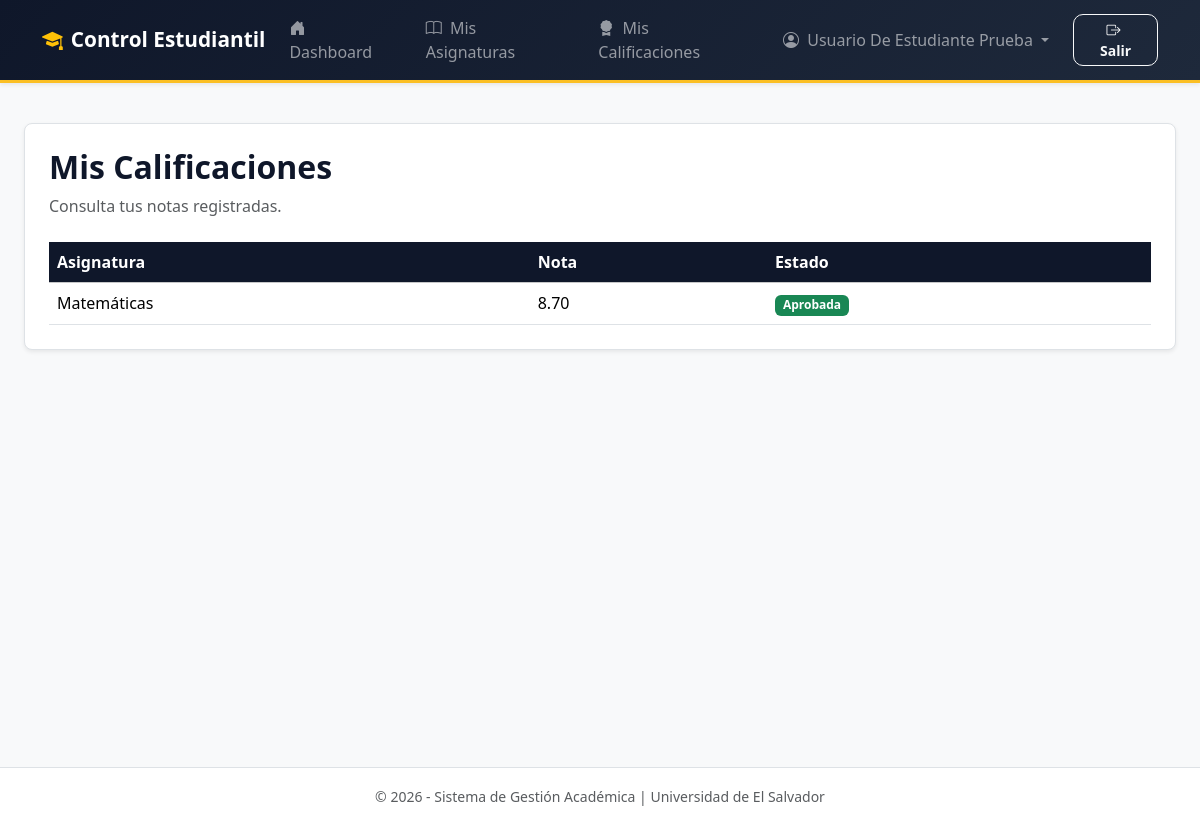
/calificaciones/mis-calificaciones (signed in), run on the app's committed database.
### app/models/usuario.py (models this page shows)
class Usuario(db.Model, UserMixin):
    __tablename__ = 'usuarios'
    id = db.Column(
        db.Integer,
        primary_key=True
    )
    nombre = db.Column(
        db.String(100),
        nullable=False
    )
    correo = db.Column(
        db.String(120),
        nullable=False,
        unique=True
    )
    password = db.Column(
        db.String(255),
        nullable=False
    )
    activo = db.Column(
        db.Boolean,
        default=True
    )
    rol_id = db.Column(
        db.Integer,
        db.ForeignKey('roles.id'),
        nullable=False
    )
    estudiante = db.relationship(
        'Estudiante',
        backref='usuario',
        uselist=False
    )

### app/models/calificacion.py (models this page shows, shortened)
class Calificacion(db.Model):
    __tablename__ = 'calificaciones'
    id = db.Column(db.Integer, primary_key=True)
    nota = db.Column(db.Float, nullable=False)
    inscripcion_id = db.Column(db.Integer, db.ForeignKey('inscripciones.id'), nullable=False)
    inscripcion = db.relationship('Inscripcion', backref='calificaciones')

### app/models/asignatura.py (models this page shows)
class Asignatura(db.Model):
    __tablename__ = 'asignaturas'
    id = db.Column(db.Integer, primary_key=True)
    codigo = db.Column(db.String(20), nullable=False, unique=True)
    nombre = db.Column(db.String(100), nullable=False)
    descripcion = db.Column(db.String(255), nullable=True)

### app/controllers/calificaciones_controller.py (the view)
@calificaciones_bp.route(
    '/mis-calificaciones'
)
@login_required
@rol_requerido(
    "Estudiante"
)
def mis_calificaciones():
    estudiante = (
        current_user.estudiante
    )
    calificaciones = (
        Calificacion.query
        .join(Inscripcion)
        .filter(
            Inscripcion.estudiante_id ==
            estudiante.id
        )
        .all()
    )
    return render_template(
        'calificaciones/mis_calificaciones.html',
        calificaciones=calificaciones
    )

### app/controllers/permisos.py (called while the page is built, shortened)
def rol_requerido(*roles_permitidos):
    def decorador(func):
        @wraps(func)
        def envoltura(*args, **kwargs):
            return func(*args, **kwargs)
        return envoltura
    return decorador

### app/templates/calificaciones/mis_calificaciones.html (shortened to what this page needs)
{% extends "base.html" %}
{% block content %}
<div class="bg-white p-4 rounded-3 shadow-sm border">
    <div class="mb-4">
        <h2 class="fw-bold">
            Mis Calificaciones
        </h2>
        <p class="text-muted">
            Consulta tus notas registradas.
        </p>
    </div>
    {% if calificaciones %}
        <div class="table-responsive">
            <table class="table table-hover align-middle">
                <thead class="table-light">
                    <tr>
                        <th>Asignatura</th>
                        <th>Nota</th>
                        <th>Estado</th>
                    </tr>
                </thead>
                <tbody>
                    {% for c in calificaciones %}
                        <tr>
                            <td>
                                {{ c.inscripcion.asignatura.nombre }}
                            </td>
                            <td>
                                {{ "%.2f"|format(c.nota) }}
                            </td>
                            <td>
                                {% if c.nota >= 6 %}
                                    <span class="badge bg-success">
                                        Aprobada
                                    </span>
                                {% else %}
                                    <span class="badge bg-danger">
                                        Reprobada
                                    </span>
                                {% endif %}
                            </td>
                        </tr>
                    {% endfor %}
                </tbody>
            </table>
        </div>
    {% else %}
        <div class="alert alert-info">
            No tienes calificaciones registradas.
        </div>
    {% endif %}
</div>
{% endblock %}

### app/templates/base.html (shortened to what this page needs)
<!DOCTYPE html>
<html lang="es">
<head>
    <link href="https://cdn.jsdelivr.net/npm/bootstrap@5.3.3/dist/css/bootstrap.min.css"
          rel="stylesheet">
    <link href="https://cdn.jsdelivr.net/npm/bootstrap-icons@1.10.5/font/bootstrap-icons.css"
          rel="stylesheet">
    <link rel="stylesheet"
          href="{{ url_for('static', filename='styles.css') }}?v=5.0">
</head>
<body class="d-flex flex-column min-vh-100 bg-light">
    <nav class="navbar navbar-expand-lg navbar-dark bg-dark shadow-sm">
        <div class="container">
            <a class="navbar-brand d-flex align-items-center"
               href="{{ url_for('auth.dashboard') if current_user.is_authenticated else url_for('auth.login') }}">
                <i class="bi bi-mortarboard-fill me-2 text-warning"></i>
                <strong>Control Estudiantil</strong>
            </a>
            <div class="collapse navbar-collapse" id="navbarNav">
                <ul class="navbar-nav ms-auto align-items-center">
                    {% if current_user.is_authenticated %}
                        <li class="nav-item me-3">
                            <a class="nav-link"
                               href="{{ url_for('auth.dashboard') }}">
                                <i class="bi bi-house-door-fill me-1"></i>
                                Dashboard
                            </a>
                        </li>
                        {% if current_user.rol.nombre == 'Estudiante' %}
                            <li class="nav-item me-3">
                                <a class="nav-link"
                                   href="{{ url_for('inscripciones.mis_asignaturas') }}">
                                    <i class="bi bi-book me-1"></i>
                                    Mis Asignaturas
                                </a>
                            </li>
                            <li class="nav-item me-3">
                                <a class="nav-link"
                                   href="{{ url_for('calificaciones.mis_calificaciones') }}">
                                    <i class="bi bi-award-fill me-1"></i>
                                    Mis Calificaciones
                                </a>
                            </li>
                        {% endif %}
                        <li class="nav-item dropdown me-3">
                            <a class="nav-link dropdown-toggle"
                               href="#"
                               role="button"
                               data-bs-toggle="dropdown">
                                <i class="bi bi-person-circle me-1"></i>
                                {{ current_user.nombre }}
                            </a>
                        </li>
                        <li class="nav-item">
                            <a class="btn btn-outline-light btn-sm px-3"
                               href="{{ url_for('auth.logout') }}">
                                <i class="bi bi-box-arrow-right me-1"></i>
                                Salir
                            </a>
                        </li>
                    {% endif %}
                </ul>
            </div>
        </div>
    </nav>
    <main class="main-content container-fluid px-3 px-lg-4 my-4 flex-grow-1">
        {% block content %}
        {% endblock %}
    </main>
    <footer class="bg-white border-top text-center py-3 text-muted mt-auto">
        <div class="container">
            <small>
                &copy; 2026 - Sistema de Gestión Académica |
                Universidad de El Salvador
            </small>
        </div>
    </footer>
</body>
</html>

### app/static/styles.css (style rules this page uses)
:root { --bg-principal: #f8fafc; --brand-dark: #0f172a; --brand-dark-2: #1e293b; --accent-gold: #fbbf24; --primary: #2563eb; --success: #10b981; --info: #06b6d4; --warning: #f59e0b; --danger: #ef4444; --text-primary: #0f172a; --text-secondary: #64748b; --border-color: #e2e8f0; --shadow-sm: 0 2px 8px rgba(15, 23, 42, 0.05); --shadow-md: 0 8px 24px rgba(15, 23, 42, 0.08); --shadow-lg: 0 16px 40px rgba(15, 23, 42, 0.12); --transition: all .25s ease; }
html, body { overflow-x: hidden; }
body { background-color: var(--bg-principal); font-family: 'Segoe UI', system-ui, sans-serif; color: var(--text-primary); }
*, *::before, *::after { box-sizing: border-box; }
.main-content { min-height: calc(100vh - 180px); }
.navbar { background: linear-gradient( 135deg, var(--brand-dark), var(--brand-dark-2) ) !important; border-bottom: 3px solid var(--accent-gold); box-shadow: var(--shadow-md); }
.navbar-brand { font-size: 1.3rem; font-weight: 700; }
.navbar .nav-link { border-radius: 10px; font-weight: 500; transition: var(--transition); }
.table-responsive { overflow-x: auto; -webkit-overflow-scrolling: touch; }
.table { margin-bottom: 0; min-width: 700px; }
.table thead th { background-color: var(--brand-dark); color: white; }
.btn { border-radius: 10px; font-weight: 600; transition: var(--transition); }

### data on the page
Usuario: nombre "Usuario De Estudiante Prueba"
Calificacion: inscripcion.asignatura.nombre "Matemáticas", nota "8.70", shows "Aprobada"
